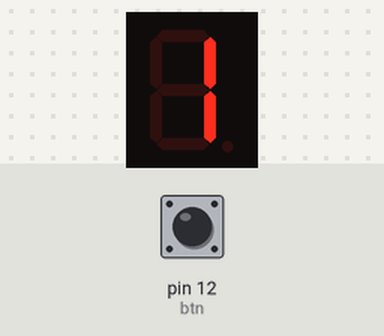
Recording of a sketch running on a simulated Arduino Uno, built with avr-gcc and run on an emulated ATmega328P. On the bench: 1-digit seven-segment display. The inputs (shaded band) are chosen by the test bench; at power-on: pin 12 (btn) HIGH.

Above: at 1.2 s.
1.3 s: pin 12 (btn) pulled LOW for 0.15 s
At 2.8 s:
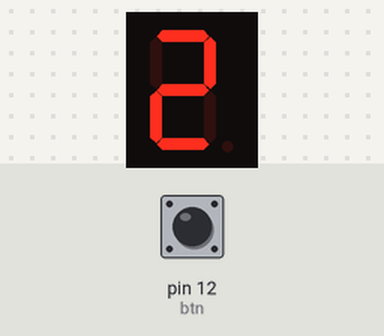
3.1 s: pin 12 (btn) pulled LOW for 1 s
At 5.0 s:
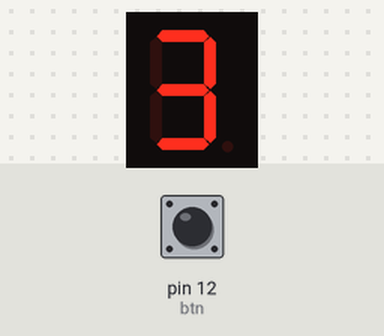
5.7 s: pin 12 (btn) pulled LOW for 0.15 s
At 6.5 s:
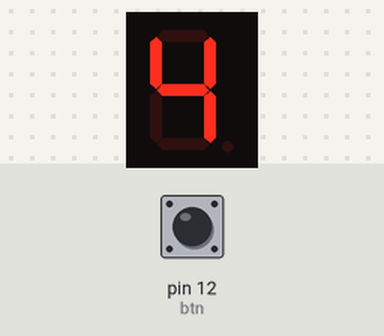
7.5 s: pin 12 (btn) pulled LOW for 1 s
At 9.9 s:
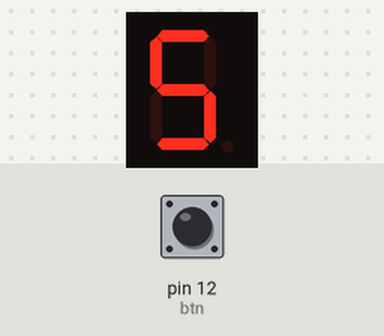
Timing chart, 0 to 11.1 s (numbered marks = the images above; inputs shaded):
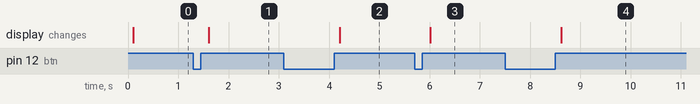

Measured:
- after the input at 1.3 s, the display: changes after 0.30 s (image 1)
- after the input at 3.1 s, the display: changes after 1.1 s (image 2)
- after the input at 5.7 s, the display: changes after 0.31 s (image 3)
- after the input at 7.5 s, the display: changes after 1.1 s (image 4)

The sketch:

seven_sigment_display_with_push_button.ino
```cpp
#include "SevSeg.h"
SevSeg sevseg;
byte CommonPins[] = {};            // common pin numbers for multi-digit display
byte SegPins[] = {7, 6, 4, 2, 1, 9, 10, 5};  // 7-segment display pins in the order,{a,b,c,d,e,f,g,dp}
int btn=12;   //button for increment
int cnt=0;
int incPrev;

void setup()
{

  // begin(COMMON_CATHODE, NumberOfDigits, CommonPins[], SevenSegPins[], resistorUsed);
  sevseg.begin(COMMON_CATHODE, 1, CommonPins, SegPins, 1);
  pinMode(btn, INPUT_PULLUP);
}

void loop()
{
    int inc = digitalRead(btn);
    //Increment
    if((inc == HIGH) && (cnt < 10) && (inc != incPrev ))
    {
      delay(100);
      cnt++;
      if(cnt==10)
      {
        cnt=0;
        }
    }

    //Logic to print digit/character on 7 segment display
   sevseg.setNumber(cnt);
   sevseg.refreshDisplay();
    delay(100);
    //storing the button states
    incPrev = inc;


}
```
